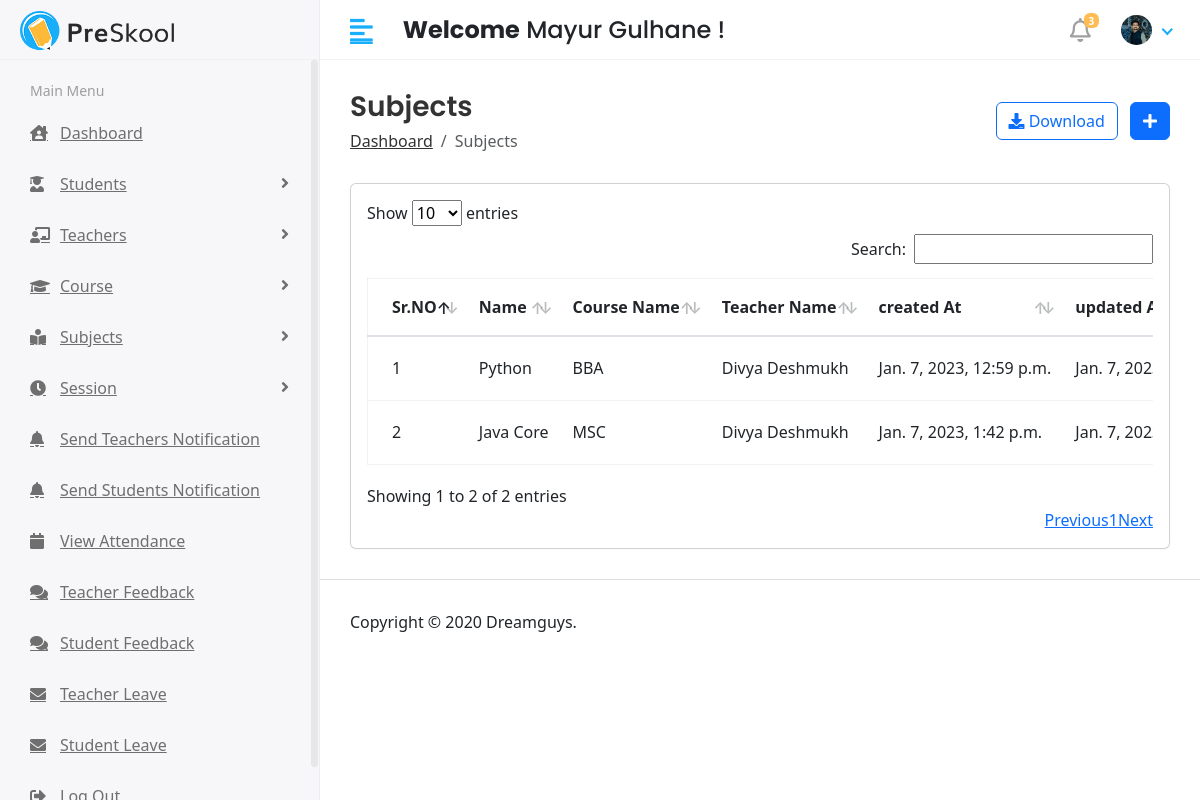
The page /hod/subject/list (signed in) on the database its author committed.
### app/models.py (models this page shows, shortened)
class CustomUser(AbstractUser):
    USER = (
        (1,'HOD'),
        (2,'TEACHER'),
        (3,'STUDENT'),
    )
    user_type = models.CharField(choices=USER, max_length=50, default=1)
    profile_pic = models.ImageField(upload_to='media/profile_pic')
    dob = models.DateField(max_length=8,default=date.today)
    phone_no = models.CharField(max_length=12)
    address = models.TextField()

class Subject(models.Model):
    name = models.CharField(max_length=100)
    course_name = models.ForeignKey(Course,on_delete=models.CASCADE)
    teacher_name = models.ForeignKey(Teacher,on_delete=models.CASCADE)
    created_at = models.DateTimeField(auto_now_add=True)
    updated_at = models.DateTimeField(auto_now=True)

class Course(models.Model):
    name = models.CharField(max_length=100)
    duration = models.CharField(max_length=10)
    created_at = models.DateTimeField(auto_now_add=True)
    updated_at = models.DateTimeField(auto_now=True)
    def __str__(self):
        return self.name

class Teacher(models.Model):
    admin = models.OneToOneField(CustomUser, on_delete=models.CASCADE)
    gender = models.CharField(max_length=100)
    qualification = models.CharField(max_length=100)
    experience = models.CharField(max_length=100)
    joining_date = models.DateField(default=date.today)
    created_at = models.DateTimeField(auto_now_add=True)
    updated_at = models.DateTimeField(auto_now=True)
    def __str__(self):
         return self.admin.first_name + " "+ self.admin.last_name

### student_management_systems/Hod_Views.py (the view)
# urls.py: path('hod/subject/list',Hod_Views.subjectList, name='subjectList'),
@login_required(login_url='/')
def subjectList(request):
    subject = Subject.objects.all()
    context = {
        'subject' : subject
    }
    return render(request,'Hod/subject_list.html',context)

### templates/Hod/subject_list.html (shortened to what this page needs)
{% extends "base.html" %}
{% block content %}
<div class="content container-fluid">
    <div class="page-header">
        <div class="row align-items-center">
            <div class="col">
                <h3 class="page-title">Subjects</h3>
                <ul class="breadcrumb">
                    <li class="breadcrumb-item"><a href="index.html">Dashboard</a></li>
                    <li class="breadcrumb-item active">Subjects</li>
                </ul>
            </div>
            <div class="col-auto text-right float-right ml-auto">
                <a href="#" class="btn btn-outline-primary mr-2"><i class="fas fa-download"></i> Download</a>
                <a href="{% url 'subjectAdd' %}" class="btn btn-primary"><i class="fas fa-plus"></i></a>
            </div>
        </div>
    </div>
    <div class="row">
        <div class="col-sm-12">
            <div class="card card-table">
                <div class="card-body">
                    <div class="table-responsive">
                        <div id="DataTables_Table_0_wrapper" class="dataTables_wrapper dt-bootstrap4 no-footer">
                            <div class="row">
                                <div class="col-sm-12">
                                    <table id="table_id" class="table table-hover table-center mb-0  no-footer"
                                        id="DataTables_Table_0" role="grid" aria-describedby="DataTables_Table_0_info">
                                        <thead>
                                            <tr role="row">
                                                <th class="sorting_asc" tabindex="0" aria-controls="DataTables_Table_0"
                                                    rowspan="1" colspan="1" aria-sort="ascending"
                                                    aria-label="ID: activate to sort column descending"
                                                    style="width: 223.4px;">Sr.NO</th>
                                                <th class="sorting" tabindex="0" aria-controls="DataTables_Table_0"
                                                    rowspan="1" colspan="1"
                                                    aria-label="Name: activate to sort column ascending"
                                                    style="width: 261.575px;">Name</th>
                                                <th class="sorting" tabindex="0" aria-controls="DataTables_Table_0"
                                                    rowspan="1" colspan="1"
                                                    aria-label="Class: activate to sort column ascending"
                                                    style="width: 182.175px;">Course Name</th>
                                                <th class="sorting" tabindex="0" aria-controls="DataTables_Table_0"
                                                    rowspan="1" colspan="1"
                                                    aria-label="Class: activate to sort column ascending"
                                                    style="width: 182.175px;">Teacher Name</th>
                                                <th class="sorting" tabindex="0" aria-controls="DataTables_Table_0"
                                                    rowspan="1" colspan="1"
                                                    aria-label="Class: activate to sort column ascending"
                                                    style="width: 182.175px;">created At</th>
                                                <th class="sorting" tabindex="0" aria-controls="DataTables_Table_0"
                                                    rowspan="1" colspan="1"
                                                    aria-label="Class: activate to sort column ascending"
                                                    style="width: 182.175px;">updated At</th>
                                            </tr>
                                        </thead>
                                        <tbody>
                                            {% for i in subject %}
                                            <tr role="row" class="odd">
                                                <td class="sorting_1">{{forloop.counter}}</td>
                                                <td>{{i.name}}</td>
                                                <td>{{i.course_name}}</td>
                                                <td>{{i.teacher_name}}</td>
                                                <td>{{i.created_at}}</td>
                                                <td>{{i.updated_at}}</td>
                                            </tr>
                                            {% endfor %}
                                        </tbody>
                                    </table>
                                </div>
                            </div>
                        </div>
                    </div>
                </div>
            </div>
        </div>
    </div>
</div>
{% endblock content %}

### templates/includes/header.html (shortened to what this page needs)
{% load static %}
<div class="header">
    <div class="header-left">
        <a href="index.html" class="logo">
            <img src="{% static 'assets/img/logo.png' %}" alt="Logo">
        </a>
    </div>
    <a href="javascript:void(0);" id="toggle_btn">
        <i class="fas fa-align-left"></i>
    </a>
    <div class="top-nav-search mt-3">
        <h4><strong>Welcome</strong><span> {{user.first_name}} {{user.last_name}} !</span></h4>
    </div>
    <ul class="nav user-menu">
        <li class="nav-item dropdown noti-dropdown">
            <a href="#" class="dropdown-toggle nav-link" data-toggle="dropdown">
                <i class="far fa-bell"></i> <span class="badge badge-pill">3</span>
            </a>
        </li>
        <li class="nav-item dropdown has-arrow">
            <a href="#" class="dropdown-toggle nav-link" data-toggle="dropdown">
                <span class="user-img">
                    {% if user.profile_pic == "" %}
                    <img class="rounded-circle" src="/media/profile_pic/avtar.JPEG" width="31"
                        alt="{{user.first_name}}">
                    {% else %}
                    <img class="rounded-circle" src="/{{user.profile_pic}}" width="31" alt="{{user.first_name}}
                        {{user.last_name}}">
                    {% endif %}</span>
            </a>
        </li>
    </ul>
</div>

### static/assets/css/style.css (style rules this page uses)
html { height: 100%; }
body { background-color: #fff; color: #333; font-family: 'Poppins', sans-serif; font-size: 1rem; height: 100%; line-height: 1.5; overflow-x: hidden; }
h1, h2, h3, h4, h5, h6 { font-family: 'Poppins', sans-serif; margin-top: 0; }
a { color: #009ce7; }
input, button, a { transition: all 0.4s ease; -moz-transition: all 0.4s ease; -o-transition: all 0.4s ease; -ms-transition: all 0.4s ease; -webkit-transition: all 0.4s ease; }
ul, ol { padding: 0px; list-style: none; }
.table { color: #333; max-width: 100%; margin-bottom: 0; width: 100%; }
.table.dataTable { border-collapse: collapse !important; border: 1px solid rgba(0, 0, 0, 0.05); }
.table thead tr th { font-weight: 600; }
.table tbody tr { border-bottom: 1px solid rgba(0, 0, 0, 0.05); }
.table.table-center td, .table.table-center th { vertical-align: middle; }
.card-table .card-body .table > thead > tr > th { border-top: 0; }
.card-table .card-body .table tr td:first-child, .card-table .card-body .table tr th:first-child { padding-left: 1.5rem; }
.card-table .table td, .card-table .table th { border-top: 1px solid #e2e5e8; padding: 1rem 0.75rem; white-space: nowrap; }
.btn-primary { background-color: #FFBC53; border: 1px solid #FFBC53; }
.btn-outline-primary { color: #FFBC53; border-color: #FFBC53; }
.card { border: 1px solid #ececf5; box-shadow: 0 1px 3px 0 rgba(0, 0, 0, 0.03); margin-bottom: 1.875rem; }
.card-body { padding: 1.5rem; }
.header { background-color: #fff; border-bottom: 1px solid #f3f3f4; left: 0; position: fixed; right: 0; top: 0; z-index: 1001; height: 60px; }
.header .header-left { float: left; height: 60px; padding: 0 20px; position: relative; width: 320px; z-index: 1; transition: all 0.2s ease-in-out; background-color: #f7f7fa; border-bottom: 1px solid #efefef; border-right: 1px solid #ececf5; display: flex; align-items: center; }
.header .header-left .logo { display: inline-block; line-height: 60px; }
.header .header-left .logo img { max-height: 40px; width: auto; }
.header .dropdown-toggle:after { display: none; }
.header .has-arrow .dropdown-toggle:after { border-top: 0; border-left: 0; border-bottom: 2px solid #18aefa; border-right: 2px solid #18aefa; content: ''; height: 8px; display: inline-block; pointer-events: none; -webkit-transform-origin: 66% 66%; -ms-transform-origin: 66% 66%; transform-origin: 66% 66%; -webkit-transform: rotate(45deg); -ms-transform: rotate(45deg); transform: rotate(45deg); -webkit-transition: all 0.15s ease-in-out; transition: all 0.15s ease-in-out; width: 8px; vertical-align: 0px; }
.user-menu { float: right; margin: 0; position: relative; z-index: 99; padding-right: 15px; }
.user-menu.nav > li > a { color: #a0a0a0; font-size: 14px; line-height: 58px; padding: 0 15px; height: 60px; }
.user-img { margin-right: 3px; position: relative; }
.top-nav-search { float: left; margin-left: 15px; }
.page-wrapper > .content { padding: 1.875rem 1.875rem 0; }
.page-header { margin-bottom: 1.875rem; }
.page-header .breadcrumb { background-color: transparent; color: #6c757d; font-size: 1rem; font-weight: 500; margin-bottom: 0; padding: 0; }
.page-header .breadcrumb a { color: #333; }
.page-title { font-size: 28px; font-weight: 600; color: #333; margin-bottom: 5px; }
.user-menu.nav > li > a .badge { background-color: #FFBC53; display: block; font-size: 10px; font-weight: bold; height: 15px; width: 15px; position: absolute; right: 7px; top: 13px; color: #fff; padding: 3px; }
.user-menu.nav > li > a > i { font-size: 1.5rem; line-height: 60px; }
@media (min-width: 992px) { #toggle_btn { align-items: center; color: #18aefa; display: inline-flex; float: left; font-size: 26px; height: 60px; justify-content: center; margin-left: 15px; padding: 0 15px; } }

### rows shown on the page
CustomUser: first_name "Mayur", last_name "Gulhane", profile_pic (picture)
Subject: name "Python", course_name "BBA", teacher_name "Divya Deshmukh", created_at "Jan. 7, 2023, 12:59 p.m.", updated_at "Jan. 7,…"
Subject: name "Java Core", course_name "MSC", teacher_name "Divya Deshmukh", created_at "Jan. 7, 2023, 1:42 p.m.", updated_at "Jan. 7,…"
